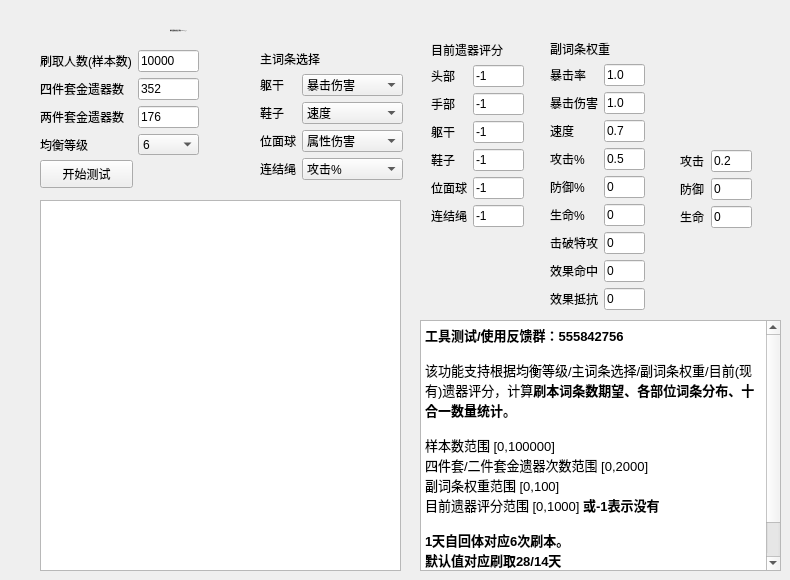
    <widget class="QWidget" name="tab">
     <attribute name="title">
      <string>遗器刷取计算器</string>
     </attribute>
     <widget class="QTextBrowser" name="textBrowser_2">
      <property name="geometry">
       <rect>
        <x>420</x>
        <y>320</y>
        <width>361</width>
        <height>251</height>
       </rect>
      </property>
      <property name="html">
       <string>&lt;!DOCTYPE HTML PUBLIC &quot;-//W3C//DTD HTML 4.0//EN&quot; &quot;http://www.w3.org/TR/REC-html40/strict.dtd&quot;&gt;
&lt;html&gt;&lt;head&gt;&lt;meta name=&quot;qrichtext&quot; content=&quot;1&quot; /&gt;&lt;style type=&quot;text/css&quot;&gt;
p, li { white-space: pre-wrap; }
&lt;/style&gt;&lt;/head&gt;&lt;body style=&quot; font-family:'Arial'; font-size:15px; font-weight:400; font-style:normal;&quot;&gt;
&lt;p style=&quot; margin-top:0px; margin-bottom:0px; margin-left:0px; margin-right:0px; -qt-block-indent:0; text-indent:0px;&quot;&gt;&lt;span style=&quot; font-family:'SimSun'; font-size:10pt; font-weight:600;&quot;&gt;工具测试/使用反馈群：555842756&lt;/span&gt;&lt;/p&gt;
&lt;p style=&quot;-qt-paragraph-type:empty; margin-top:0px; margin-bottom:0px; margin-left:0px; margin-right:0px; -qt-block-indent:0; text-indent:0px; font-family:'SimSun'; font-size:10pt;&quot;&gt;&lt;br /&gt;&lt;/p&gt;
&lt;p style=&quot; margin-top:0px; margin-bottom:0px; margin-left:0px; margin-right:0px; -qt-block-indent:0; text-indent:0px;&quot;&gt;&lt;span style=&quot; font-family:'SimSun'; font-size:10pt;&quot;&gt;该功能支持根据均衡等级/主词条选择/副词条权重/目前(现有)遗器评分，计算&lt;/span&gt;&lt;span style=&quot; font-family:'SimSun'; font-size:10pt; font-weight:600;&quot;&gt;刷本词条数期望、各部位词条分布、十合一数量统计。&lt;/span&gt;&lt;/p&gt;
&lt;p style=&quot;-qt-paragraph-type:empty; margin-top:0px; margin-bottom:0px; margin-left:0px; margin-right:0px; -qt-block-indent:0; text-indent:0px; font-family:'SimSun'; font-size:10pt; font-weight:600;&quot;&gt;&lt;br /&gt;&lt;/p&gt;
&lt;p style=&quot; margin-top:0px; margin-bottom:0px; margin-left:0px; margin-right:0px; -qt-block-indent:0; text-indent:0px;&quot;&gt;&lt;span style=&quot; font-family:'SimSun'; font-size:10pt;&quot;&gt;样本数范围 [0,100000]&lt;/span&gt;&lt;/p&gt;
&lt;p style=&quot; margin-top:0px; margin-bottom:0px; margin-left:0px; margin-right:0px; -qt-block-indent:0; text-indent:0px;&quot;&gt;&lt;span style=&quot; font-family:'SimSun'; font-size:10pt;&quot;&gt;四件套/二件套金遗器次数范围 [0,2000]&lt;/span&gt;&lt;/p&gt;
&lt;p style=&quot; margin-top:0px; margin-bottom:0px; margin-left:0px; margin-right:0px; -qt-block-indent:0; text-indent:0px;&quot;&gt;&lt;span style=&quot; font-family:'SimSun'; font-size:10pt;&quot;&gt;副词条权重范围 [0,100]&lt;/span&gt;&lt;/p&gt;
&lt;p style=&quot; margin-top:0px; margin-bottom:0px; margin-left:0px; margin-right:0px; -qt-block-indent:0; text-indent:0px;&quot;&gt;&lt;span style=&quot; font-family:'SimSun'; font-size:10pt;&quot;&gt;目前遗器评分范围 [0,1000] &lt;/span&gt;&lt;span style=&quot; font-family:'SimSun'; font-size:10pt; font-weight:600;&quot;&gt;或-1表示没有&lt;/span&gt;&lt;/p&gt;
&lt;p style=&quot;-qt-paragraph-type:empty; margin-top:0px; margin-bottom:0px; margin-left:0px; margin-right:0px; -qt-block-indent:0; text-indent:0px; font-family:'SimSun'; font-size:10pt; font-weight:600;&quot;&gt;&lt;br /&gt;&lt;/p&gt;
&lt;p style=&quot; margin-top:0px; margin-bottom:0px; margin-left:0px; margin-right:0px; -qt-block-indent:0; text-indent:0px;&quot;&gt;&lt;span style=&quot; font-family:'SimSun'; font-size:10pt; font-weight:600;&quot;&gt;1天自回体对应6次刷本。&lt;/span&gt;&lt;/p&gt;
&lt;p style=&quot; margin-top:0px; margin-bottom:0px; margin-left:0px; margin-right:0px; -qt-block-indent:0; text-indent:0px;&quot;&gt;&lt;span style=&quot; font-family:'SimSun'; font-size:10pt; font-weight:600;&quot;&gt;默认值对应刷取28/14天&lt;/span&gt;&lt;/p&gt;
&lt;p style=&quot; margin-top:0px; margin-bottom:0px; margin-left:0px; margin-right:0px; -qt-block-indent:0; text-indent:0px;&quot;&gt;&lt;span style=&quot; font-family:'SimSun'; font-size:10pt; font-weight:600;&quot;&gt;&amp;quot;目前遗器评分&amp;quot;不是-1时，请谨慎对待统计结果(例如十合一数量统计)&lt;/span&gt;&lt;/p&gt;&lt;/body&gt;&lt;/html&gt;</string>
      </property>
     </widget>
     <widget class="QLabel" name="label_19">
      <property name="geometry">
       <rect>
        <x>170</x>
        <y>10</y>
        <width>351</width>
        <height>41</height>
       </rect>
      </property>
      <property name="font">
       <font>
        <family>Arial</family>
        <pointsize>-1</pointsize>
        <weight>50</weight>
        <italic>false</italic>
        <bold>false</bold>
       </font>
      </property>
      <property name="text">
       <string>星穹铁道遗器刷取计算器v1.6 by s_r_f</string>
      </property>
     </widget>
     <widget class="QWidget" name="layoutWidget">
      <property name="geometry">
       <rect>
        <x>260</x>
        <y>50</y>
        <width>143</width>
        <height>135</height>
       </rect>
      </property>
      <layout class="QFormLayout" name="formLayout">
       <item row="1" column="0">
        <widget class="QLabel" name="label">
         <property name="text">
          <string>躯干</string>
         </property>
        </widget>
       </item>
       <item row="1" column="1">
        <widget class="QComboBox" name="comboBox">
         <property name="currentIndex">
          <number>6</number>
         </property>
         <item>
          <property name="text">
           <string>攻击%</string>
          </property>
         </item>
         <item>
          <property name="text">
           <string>防御%</string>
          </property>
         </item>
         <item>
          <property name="text">
           <string>生命%</string>
          </property>
         </item>
         <item>
          <property name="text">
           <string>治疗加成</string>
          </property>
         </item>
         <item>
          <property name="text">
           <string>效果命中</string>
          </property>
         </item>
         <item>
          <property name="text">
           <string>暴击率</string>
          </property>
         </item>
         <item>
          <property name="text">
           <string>暴击伤害</string>
          </property>
         </item>
        </widget>
       </item>
       <item row="2" column="0">
        <widget class="QLabel" name="label_2">
         <property name="text">
          <string>鞋子</string>
         </property>
        </widget>
       </item>
       <item row="2" column="1">
        <widget class="QComboBox" name="comboBox_2">
         <property name="currentIndex">
          <number>3</number>
         </property>
         <item>
          <property name="text">
           <string>攻击%</string>
          </property>
         </item>
         <item>
          <property name="text">
           <string>防御%</string>
          </property>
         </item>
         <item>
          <property name="text">
           <string>生命%</string>
          </property>
         </item>
         <item>
          <property name="text">
           <string>速度</string>
          </property>
         </item>
        </widget>
       </item>
       <item row="4" column="0">
        <widget class="QLabel" name="label_3">
         <property name="text">
          <string>连结绳</string>
         </property>
        </widget>
       </item>
       <item row="4" column="1">
        <widget class="QComboBox" name="comboBox_3">
         <item>
          <property name="text">
           <string>攻击%</string>
          </property>
         </item>
         <item>
          <property name="text">
           <string>防御%</string>
          </property>
         </item>
         <item>
          <property name="text">
           <string>生命%</string>
          </property>
         </item>
         <item>
          <property name="text">
           <string>充能效率</string>
          </property>
         </item>
         <item>
          <property name="text">
           <string>击破特攻</string>
          </property>
         </item>
        </widget>
       </item>
       <item row="0" column="0" colspan="2">
        <widget class="QLabel" name="label_5">
         <property name="text">
          <string>主词条选择</string>
         </property>
        </widget>
       </item>
       <item row="3" column="1">
        <widget class="QComboBox" name="comboBox_4">
         <property name="currentIndex">
          <number>3</number>
         </property>
         <item>
          <property name="text">
           <string>攻击%</string>
          </property>
         </item>
         <item>
          <property name="text">
           <string>防御%</string>
          </property>
         </item>
         <item>
          <property name="text">
           <string>生命%</string>
          </property>
         </item>
         <item>
          <property name="text">
           <string>属性伤害</string>
          </property>
         </item>
        </widget>
       </item>
       <item row="3" column="0">
        <widget class="QLabel" name="label_4">
         <property name="text">
          <string>位面球</string>
         </property>
        </widget>
       </item>
      </layout>
     </widget>
     <widget class="QPushButton" name="start">
      <property name="geometry">
       <rect>
        <x>40</x>
        <y>160</y>
        <width>93</width>
        <height>28</height>
       </rect>
      </property>
      <property name="text">
       <string>开始测试</string>
      </property>
     </widget>
     <widget class="QTextBrowser" name="output">
      <property name="geometry">
       <rect>
        <x>40</x>
        <y>200</y>
        <width>361</width>
        <height>371</height>
       </rect>
      </property>
     </widget>
     <widget class="QWidget" name="layoutWidget">
      <property name="geometry">
       <rect>
        <x>40</x>
        <y>50</y>
        <width>201</width>
        <height>110</height>
       </rect>
      </property>
      <layout class="QFormLayout" name="formLayout_3">
       <item row="0" column="0">
        <widget class="QLabel" name="label_16">
         <property name="maximumSize">
          <size>
           <width>121</width>
           <height>16777215</height>
          </size>
         </property>
         <property name="text">
          <string>刷取人数(样本数)</string>
         </property>
        </widget>
       </item>
       <item row="0" column="1">
        <widget class="QLineEdit" name="lineEdit_10">
         <property name="maximumSize">
          <size>
           <width>61</width>
           <height>16777215</height>
          </size>
         </property>
         <property name="text">
          <string>10000</string>
         </property>
        </widget>
       </item>
       <item row="1" column="0">
        <widget class="QLabel" name="label_17">
         <property name="maximumSize">
          <size>
           <width>111</width>
           <height>16777215</height>
          </size>
         </property>
         <property name="text">
          <string>四件套金遗器数</string>
         </property>
        </widget>
       </item>
       <item row="1" column="1">
        <widget class="QLineEdit" name="lineEdit_11">
         <property name="minimumSize">
          <size>
           <width>61</width>
           <height>0</height>
          </size>
         </property>
         <property name="maximumSize">
          <size>
           <width>61</width>
           <height>16777215</height>
          </size>
         </property>
         <property name="text">
          <string>352</string>
         </property>
        </widget>
       </item>
       <item row="2" column="0">
        <widget class="QLabel" name="label_18">
         <property name="maximumSize">
          <size>
           <width>121</width>
           <height>16777215</height>
          </size>
         </property>
         <property name="text">
          <string>两件套金遗器数</string>
         </property>
        </widget>
       </item>
       <item row="2" column="1">
        <widget class="QLineEdit" name="lineEdit_12">
         <property name="minimumSize">
          <size>
           <width>61</width>
           <height>0</height>
          </size>
         </property>
         <property name="maximumSize">
          <size>
           <width>61</width>
           <height>16777215</height>
          </size>
         </property>
         <property name="text">
          <string>176</string>
         </property>
        </widget>
       </item>
       <item row="3" column="0">
        <widget class="QLabel" name="label_42">
         <property name="maximumSize">
          <size>
           <width>121</width>
           <height>16777215</height>
          </size>
         </property>
         <property name="text">
          <string>均衡等级</string>
         </property>
        </widget>
       </item>
       <item row="3" column="1">
        <widget class="QComboBox" name="comboBox_11">
         <property name="maximumSize">
          <size>
           <width>61</width>
           <height>21</height>
          </size>
         </property>
         <item>
          <property name="text">
           <string>6</string>
          </property>
         </item>
         <item>
          <property name="text">
           <string>3</string>
          </property>
         </item>
         <item>
          <property name="text">
           <string>4</string>
          </property>
         </item>
         <item>
          <property name="text">
           <string>5</string>
          </property>
         </item>
        </widget>
       </item>
      </layout>
     </widget>
     <widget class="QWidget" name="layoutWidget">
      <property name="geometry">
       <rect>
        <x>550</x>
        <y>40</y>
        <width>109</width>
        <height>280</height>
       </rect>
      </property>
      <layout class="QFormLayout" name="formLayout_2">
       <item row="0" column="0" colspan="2">
        <widget class="QLabel" name="label_6">
         <property name="maximumSize">
          <size>
           <width>75</width>
           <height>16777215</height>
          </size>
         </property>
         <property name="text">
          <string>副词条权重</string>
         </property>
        </widget>
       </item>
       <item row="1" column="0">
        <widget class="QLabel" name="label_7">
         <property name="maximumSize">
          <size>
           <width>45</width>
           <height>16777215</height>
          </size>
         </property>
         <property name="text">
          <string>暴击率</string>
         </property>
        </widget>
       </item>
       <item row="1" column="1">
        <widget class="QLineEdit" name="lineEdit">
         <property name="maximumSize">
          <size>
           <width>41</width>
           <height>16777215</height>
          </size>
         </property>
         <property name="text">
          <string>1.0</string>
         </property>
        </widget>
       </item>
       <item row="2" column="0">
        <widget class="QLabel" name="label_8">
         <property name="maximumSize">
          <size>
           <width>60</width>
           <height>16777215</height>
          </size>
         </property>
         <property name="text">
          <string>暴击伤害</string>
         </property>
        </widget>
       </item>
       <item row="2" column="1">
        <widget class="QLineEdit" name="crit_rate">
         <property name="maximumSize">
          <size>
           <width>41</width>
           <height>16777215</height>
          </size>
         </property>
         <property name="text">
          <string>1.0</string>
         </property>
        </widget>
       </item>
       <item row="3" column="0">
        <widget class="QLabel" name="label_9">
         <property name="maximumSize">
          <size>
           <width>30</width>
           <height>16777215</height>
          </size>
         </property>
         <property name="text">
          <string>速度</string>
         </property>
        </widget>
       </item>
       <item row="3" column="1">
        <widget class="QLineEdit" name="speed">
         <property name="maximumSize">
          <size>
           <width>41</width>
           <height>16777215</height>
          </size>
         </property>
         <property name="text">
          <string>0.7</string>
         </property>
        </widget>
       </item>
       <item row="4" column="0">
        <widget class="QLabel" name="label_10">
         <property name="text">
          <string>攻击%</string>
         </property>
        </widget>
       </item>
       <item row="4" column="1">
        <widget class="QLineEdit" name="lineEdit_4">
         <property name="maximumSize">
          <size>
           <width>41</width>
           <height>16777215</height>
          </size>
         </property>
         <property name="text">
          <string>0.5</string>
         </property>
        </widget>
       </item>
       <item row="5" column="0">
        <widget class="QLabel" name="label_11">
         <property name="text">
          <string>防御%</string>
         </property>
        </widget>
       </item>
       <item row="5" column="1">
        <widget class="QLineEdit" name="lineEdit_5">
         <property name="maximumSize">
          <size>
           <width>41</width>
           <height>16777215</height>
          </size>
         </property>
         <property name="text">
          <string>0</string>
         </property>
        </widget>
       </item>
       <item row="6" column="0">
        <widget class="QLabel" name="label_12">
         <property name="text">
          <string>生命%</string>
         </property>
        </widget>
       </item>
       <item row="6" column="1">
        <widget class="QLineEdit" name="lineEdit_6">
         <property name="maximumSize">
          <size>
           <width>41</width>
           <height>16777215</height>
          </size>
         </property>
         <property name="text">
          <string>0</string>
         </property>
        </widget>
       </item>
       <item row="7" column="0">
        <widget class="QLabel" name="label_13">
         <property name="maximumSize">
          <size>
           <width>60</width>
           <height>16777215</height>
          </size>
         </property>
         <property name="text">
          <string>击破特攻</string>
         </property>
        </widget>
       </item>
       <item row="7" column="1">
        <widget class="QLineEdit" name="lineEdit_7">
         <property name="maximumSize">
          <size>
           <width>41</width>
           <height>16777215</height>
          </size>
         </property>
         <property name="text">
          <string>0</string>
         </property>
        </widget>
       </item>
       <item row="8" column="0">
        <widget class="QLabel" name="label_14">
         <property name="maximumSize">
          <size>
           <width>60</width>
           <height>16777215</height>
          </size>
         </property>
         <property name="text">
          <string>效果命中</string>
         </property>
        </widget>
       </item>
       <item row="8" column="1">
        <widget class="QLineEdit" name="lineEdit_8">
         <property name="maximumSize">
          <size>
           <width>41</width>
           <height>16777215</height>
          </size>
         </property>
         <property name="text">
          <string>0</string>
         </property>
        </widget>
       </item>
       <item row="9" column="0">
        <widget class="QLabel" name="label_15">
         <property name="maximumSize">
          <size>
           <width>60</width>
           <height>16777215</height>
          </size>
         </property>
         <property name="text">
          <string>效果抵抗</string>
         </property>
        </widget>
       </item>
       <item row="9" column="1">
        <widget class="QLineEdit" name="lineEdit_9">
         <property name="maximumSize">
          <size>
           <width>41</width>
           <height>16777215</height>
          </size>
         </property>
         <property name="text">
          <string>0</string>
         </property>
        </widget>
       </item>
      </layout>
     </widget>
     <widget class="QWidget" name="layoutWidget">
      <property name="geometry">
       <rect>
        <x>431</x>
        <y>41</y>
        <width>104</width>
        <height>193</height>
       </rect>
      </property>
      <layout class="QFormLayout" name="formLayout_7">
       <item row="0" column="0" colspan="2">
        <widget class="QLabel" name="label_38">
         <property name="text">
          <string>目前遗器评分</string>
         </property>
        </widget>
       </item>
       <item row="1" column="0">
        <widget class="QLabel" name="label_40">
         <property name="text">
          <string>头部</string>
         </property>
        </widget>
       </item>
       <item row="1" column="1">
        <widget class="QLineEdit" name="lineEdit_21">
         <property name="maximumSize">
          <size>
           <width>51</width>
           <height>16777215</height>
          </size>
         </property>
         <property name="text">
          <string>-1</string>
         </property>
        </widget>
       </item>
       <item row="2" column="0">
        <widget class="QLabel" name="label_41">
         <property name="text">
          <string>手部</string>
         </property>
        </widget>
       </item>
       <item row="2" column="1">
        <widget class="QLineEdit" name="lineEdit_22">
         <property name="maximumSize">
          <size>
           <width>51</width>
           <height>16777215</height>
          </size>
         </property>
         <property name="text">
          <string>-1</string>
         </property>
        </widget>
       </item>
       <item row="3" column="0">
        <widget class="QLabel" name="label_35">
         <property name="text">
          <string>躯干</string>
         </property>
        </widget>
       </item>
       <item row="3" column="1">
        <widget class="QLineEdit" name="lineEdit_23">
         <property name="maximumSize">
          <size>
           <width>51</width>
           <height>16777215</height>
          </size>
         </property>
         <property name="text">
          <string>-1</string>
         </property>
        </widget>
       </item>
       <item row="4" column="0">
        <widget class="QLabel" name="label_36">
         <property name="text">
          <string>鞋子</string>
         </property>
        </widget>
       </item>
       <item row="4" column="1">
        <widget class="QLineEdit" name="lineEdit_24">
         <property name="maximumSize">
          <size>
           <width>51</width>
           <height>16777215</height>
          </size>
         </property>
         <property name="text">
          <string>-1</string>
         </property>
        </widget>
       </item>
       <item row="5" column="0">
        <widget class="QLabel" name="label_39">
         <property name="text">
          <string>位面球</string>
         </property>
        </widget>
       </item>
       <item row="5" column="1">
        <widget class="QLineEdit" name="lineEdit_25">
         <property name="maximumSize">
          <size>
           <width>51</width>
           <height>16777215</height>
          </size>
         </property>
         <property name="text">
          <string>-1</string>
         </property>
        </widget>
       </item>
       <item row="6" column="0">
        <widget class="QLabel" name="label_37">
         <property name="text">
          <string>连结绳</string>
         </property>
        </widget>
       </item>
       <item row="6" column="1">
        <widget class="QLineEdit" name="lineEdit_26">
         <property name="maximumSize">
          <size>
           <width>51</width>
           <height>16777215</height>
          </size>
         </property>
         <property name="text">
          <string>-1</string>
         </property>
        </widget>
       </item>
      </layout>
     </widget>
     <widget class="QWidget" name="layoutWidget">
      <property name="geometry">
       <rect>
        <x>680</x>
        <y>150</y>
        <width>79</width>
        <height>83</height>
       </rect>
      </property>
      <layout class="QFormLayout" name="formLayout_10">
       <item row="0" column="0">
        <widget class="QLabel" name="label_63">
         <property name="maximumSize">
          <size>
           <width>45</width>
           <height>16777215</height>
          </size>
         </property>
         <property name="text">
          <string>攻击</string>
         </property>
        </widget>
       </item>
       <item row="0" column="1">
        <widget class="QLineEdit" name="lineEdit_45">
         <property name="maximumSize">
          <size>
           <width>41</width>
           <height>16777215</height>
          </size>
         </property>
         <property name="text">
          <string>0.2</string>
         </property>
        </widget>
       </item>
       <item row="1" column="0">
        <widget class="QLabel" name="label_64">
         <property name="maximumSize">
          <size>
           <width>45</width>
           <height>16777215</height>
          </size>
         </property>
         <property name="text">
          <string>防御</string>
         </property>
        </widget>
       </item>
       <item row="1" column="1">
        <widget class="QLineEdit" name="lineEdit_46">
         <property name="maximumSize">
          <size>
           <width>41</width>
           <height>16777215</height>
          </size>
         </property>
         <property name="text">
          <string>0</string>
         </property>
        </widget>
       </item>
       <item row="2" column="0">
        <widget class="QLabel" name="label_65">
         <property name="maximumSize">
          <size>
           <width>45</width>
           <height>16777215</height>
          </size>
         </property>
         <property name="text">
          <string>生命</string>
         </property>
        </widget>
       </item>
       <item row="2" column="1">
        <widget class="QLineEdit" name="lineEdit_47">
         <property name="maximumSize">
          <size>
           <width>41</width>
           <height>16777215</height>
          </size>
         </property>
         <property name="text">
          <string>0</string>
         </property>
        </widget>
       </item>
      </layout>
     </widget>
    </widget>
